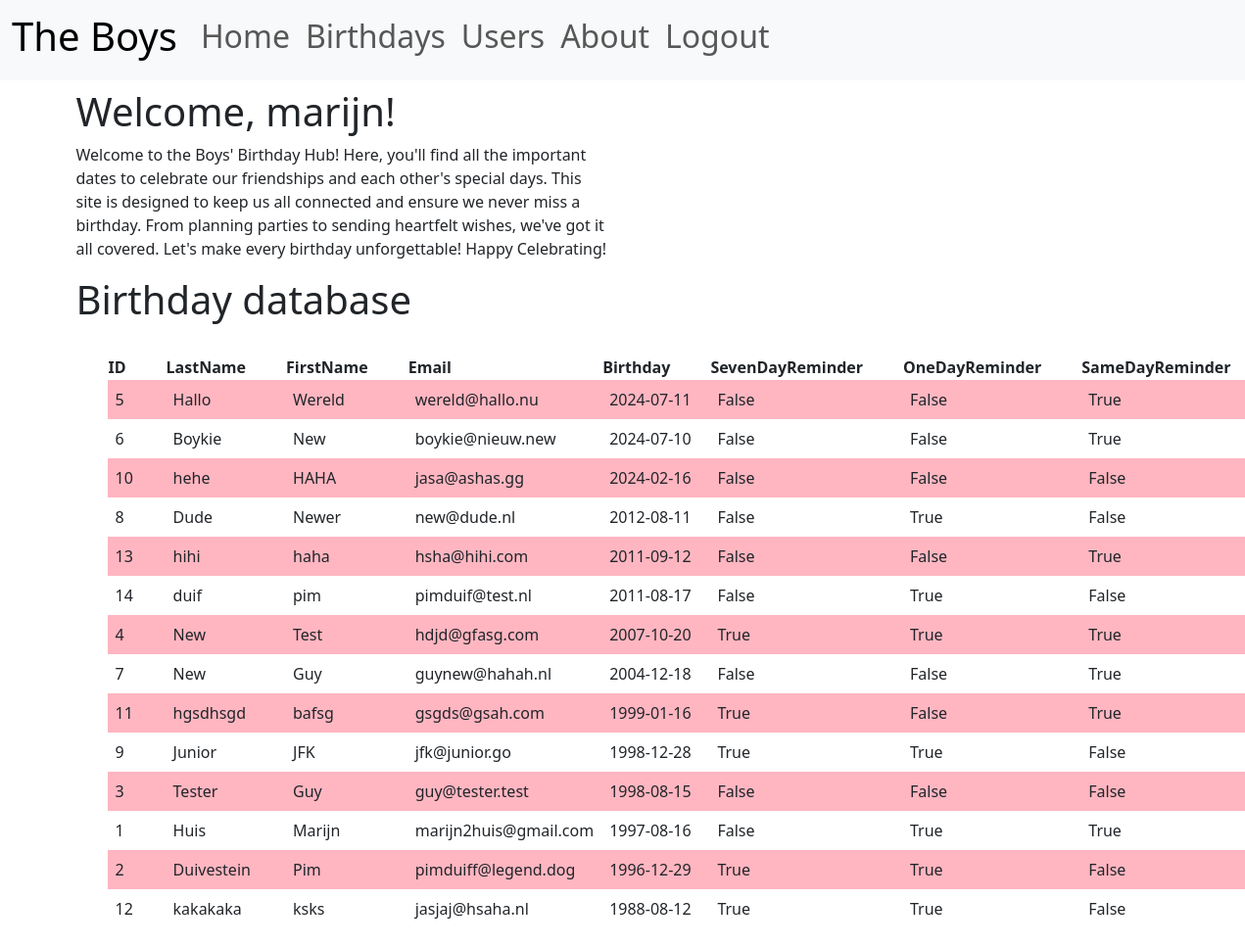
Screenshot of / (signed in) with the database file from the repository.
### app/models.py (models this page shows, shortened)
class User(UserMixin, db.Model):
    id: so.Mapped[int] = so.mapped_column(primary_key=True)
    username: so.Mapped[str] = so.mapped_column(sa.String(64), index=True, unique=True)
    email: so.Mapped[str] = so.mapped_column(sa.String(120), index=True, unique=True)
    password_hash: so.Mapped[Optional[str]] = so.mapped_column(sa.String(256))

class Birthday(db.Model):
    id: so.Mapped[int] = so.mapped_column(primary_key=True)
    lastname: so.Mapped[str]= so.mapped_column(sa.String(100), nullable=False)
    firstname: so.Mapped[str]= so.mapped_column(sa.String(100), nullable=False)
    email: so.Mapped[str]= so.mapped_column(sa.String(80), unique=True, nullable=False)
    birthday: so.Mapped[datetime] = so.mapped_column(sa.Date)
    seven_day_notify: so.Mapped[bool] = so.mapped_column(sa.Boolean)
    one_day_notify: so.Mapped[bool] = so.mapped_column(sa.Boolean)
    same_day_notify: so.Mapped[bool] = so.mapped_column(sa.Boolean)
    created_at: so.Mapped[datetime] = so.mapped_column(sa.DateTime(timezone=True), server_default=func.now())

### app/routes.py (the view)
@app.route('/')
@login_required
def index():
    app.logger.debug("Getting  birthdays and sorting...")
    query = sa.select(Birthday).order_by(Birthday.birthday.desc())
    birthdays = db.session.scalars(query).all()
    return render_template("index.html", birthdays = birthdays)

### app/models.py (called while the page is built)
@login.user_loader
def load_user(id):
    return db.session.get(User, int(id))

### app/templates/index.html
{% extends 'base.html' %}
{% block content %}
<div class="container mt-2">
<div class="row">
  <div class="col-md-6">
  <h1>{% block title %} Welcome, {{ current_user.username }}! {% endblock %}</h1>
    <p>Welcome to the Boys' Birthday Hub!
      Here, you'll find all the important dates to celebrate our friendships and each other's special days. This site is designed to keep us all connected and ensure we never miss a birthday. From planning parties to sending heartfelt wishes, we've got it all covered. Let's make every birthday unforgettable!
      Happy Celebrating!
    </p>
  </div>
</div>
  <h1>Birthday database</h1>
  <table>
    <tr>
      <th>ID</th>
      <th>LastName</th>
      <th>FirstName</th>
      <th>Email</th>
      <th>Birthday</th>
      <th>SevenDayReminder</th>
      <th>OneDayReminder</th>
      <th>SameDayReminder</th>
    </tr>
    {% for bday in birthdays %}
    <tr>
      <td>{{ bday.id }}</td>
      <td>{{ bday.lastname }}</td>
      <td>{{ bday.firstname }}</td>
      <td>{{ bday.email }}</td>
      <td>{{ bday.birthday }}</td>
      <td>{{ bday.seven_day_notify }}</td>
      <td>{{ bday.one_day_notify }}</td>
      <td>{{ bday.same_day_notify }}</td>
    </tr>
    {% endfor %}
  </table>
</div>
{% endblock %}

### app/templates/base.html (shortened to what this page needs)
<!DOCTYPE html>
<html>
<head>
  <link rel = "stylesheet" href = "{{ url_for('static', filename='styles.css') }}"/>
  <link href="https://cdn.jsdelivr.net/npm/bootstrap@5.3.3/dist/css/bootstrap.min.css" rel="stylesheet">
</head>
<body>
  <nav class="navbar navbar-expand-lg navbar-light bg-light">
    <div class="container-fluid">
        <a class="navbar-brand" href="#"><h1>The Boys</h1></a>
        <div class="collapse navbar-collapse" id="navbarNav">
            <ul class="navbar-nav">
                <li class="nav-item active">
                    <a class="nav-link" href="{{ url_for('index') }}"><h2>Home</h2></a>
                </li>
                <li class="nav-item">
                    <a class="nav-link" href="{{ url_for('birthday_page') }}"><h2>Birthdays</h2></a>
                </li>
                <li class="nav-item">
                  <a class="nav-link" href="{{ url_for('users_page') }}"><h2>Users</h2></a>
              </li>
              <li class="nav-item">
                <a class="nav-link" href="{{ url_for('about') }}"><h2>About</h2></a>
              </li>
            </ul>
            <ul class="navbar-nav">
              {% if current_user.is_anonymous %}
              <li class="nav-item">
                <a class="nav-link" href="{{ url_for('login') }}"><h2>Login</h2></a>
              </li>
              {% else %}
              <li class="nav-item">
                <a class="nav-link" href="{{ url_for('logout') }}"><h2>Logout</h2></a>
              </li>
              {% endif %}
            </ul>
        </div>
    </div>
</nav>
<div class="content">
    {% block content %} {% endblock %}
</div>
</body>
</html>

### app/static/styles.css (style rules this page uses)
body { margin: 2em; }
table { margin: 2em; border-collapse: collapse; }
tr:nth-child(even) { background-color: lightpink; }
th { padding-right: 2.5em; }
td { padding: .5em; }

### rows the page displays
User: username "marijn"
Birthday: id "5", lastname "Hallo", firstname "Wereld", email "wereld@hallo.nu", birthday "2024-07-11", seven_day_notify "False", one_day_notify "False", same_day_notify "True"
Birthday: id "6", lastname "Boykie", firstname "New", email "boykie@nieuw.new", birthday "2024-07-10", seven_day_notify "False", one_day_notify "False", same_day_notify "True"
Birthday: id "10", lastname "hehe", firstname "HAHA", email "jasa@ashas.gg", birthday "2024-02-16", seven_day_notify "False", one_day_notify "False", same_day_notify "False"
Birthday: id "8", lastname "Dude", firstname "Newer", email "new@dude.nl", birthday "2012-08-11", seven_day_notify "False", one_day_notify "True", same_day_notify "False"
Birthday: id "13", lastname "hihi", firstname "haha", email "hsha@hihi.com", birthday "2011-09-12", seven_day_notify "False", one_day_notify "False", same_day_notify "True"
Birthday: id "14", lastname "duif", firstname "pim", email "pimduif@test.nl", birthday "2011-08-17", seven_day_notify "False", one_day_notify "True", same_day_notify "False"
Birthday: id "4", lastname "New", firstname "Test", email "hdjd@gfasg.com", birthday "2007-10-20", seven_day_notify "True", one_day_notify "True", same_day_notify "True"
Birthday: id "7", lastname "New", firstname "Guy", email "guynew@hahah.nl", birthday "2004-12-18", seven_day_notify "False", one_day_notify "False", same_day_notify "True"
Birthday: id "11", lastname "hgsdhsgd", firstname "bafsg", email "gsgds@gsah.com", birthday "1999-01-16", seven_day_notify "True", one_day_notify "False", same_day_notify "True"
Birthday: id "9", lastname "Junior", firstname "JFK", email "jfk@junior.go", birthday "1998-12-28", seven_day_notify "True", one_day_notify "True", same_day_notify "False"
Birthday: id "3", lastname "Tester", firstname "Guy", email "guy@tester.test", birthday "1998-08-15", seven_day_notify "False", one_day_notify "False", same_day_notify "False"
Birthday: id "1", lastname "Huis", firstname "Marijn", email "marijn2huis@gmail.com", birthday "1997-08-16", seven_day_notify "False", one_day_notify "True", same_day_notify "True"
Birthday: id "2", lastname "Duivestein", firstname "Pim", email "pimduiff@legend.dog", birthday "1996-12-29", seven_day_notify "True", one_day_notify "True", same_day_notify "False"
Birthday: id "12", lastname "kakakaka", firstname "ksks", email "jasjaj@hsaha.nl", birthday "1988-08-12", seven_day_notify "True", one_day_notify "True", same_day_notify "False"
